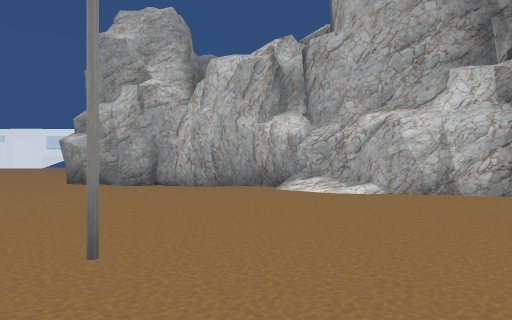
view 1 (above)

24 first-person views from a walk through a Unity game level. The camera is 1.2 m above the floor, looks level and sees 70° across. Doors are open. The floor is counted in squares, 2 m on a side. Each view is taken from the middle of a square. On the plan, view 1 faces up. The plan holds only what a view shows up to about 10 squares ahead; the rest is blank. The place goes on beyond the plan. The player is left out. Some surface patterns are stand-ins.

view 2
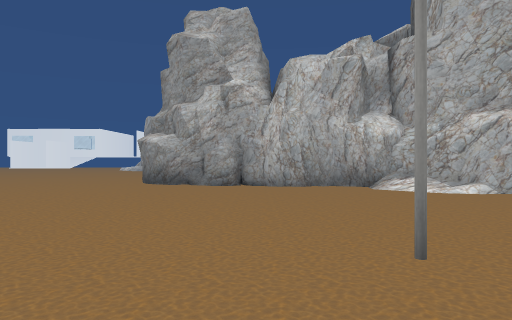

view 3
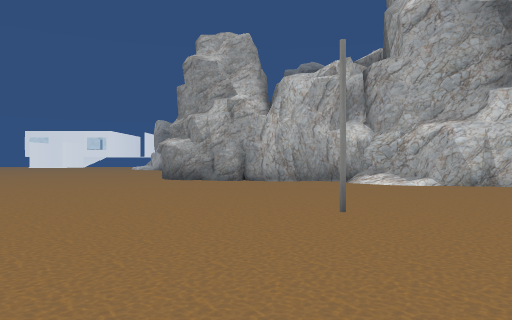

view 4
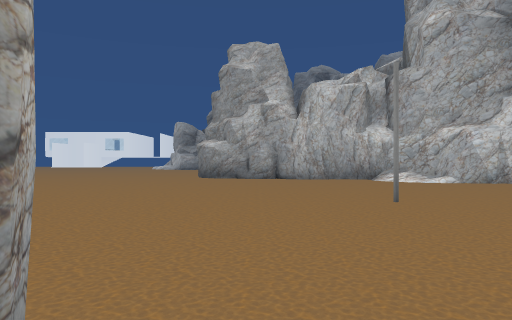

view 5
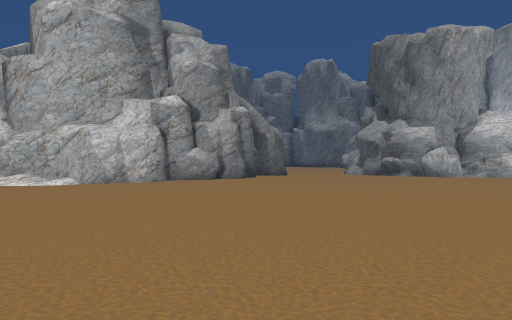

view 6
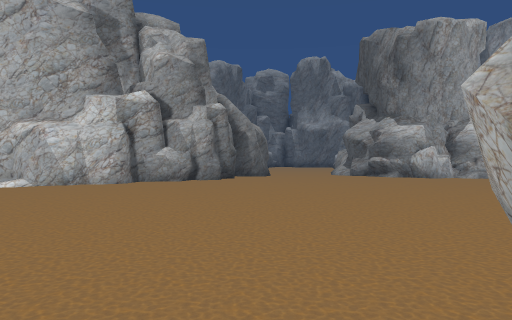

view 7
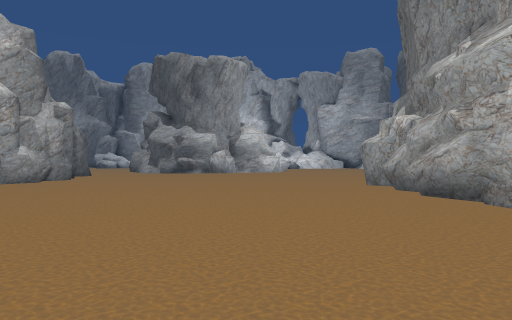

view 8
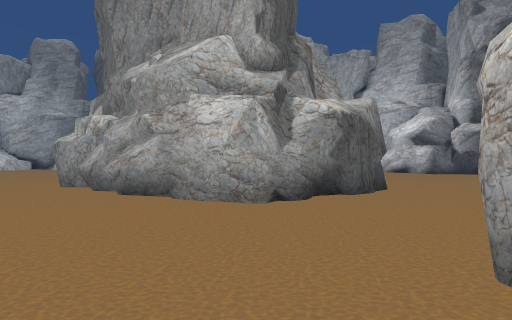

view 9
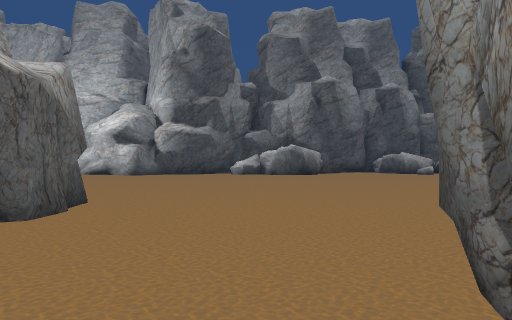

view 10
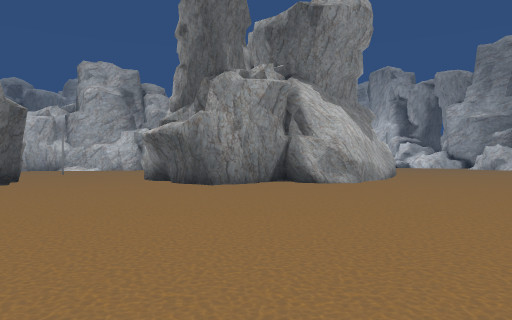

view 11
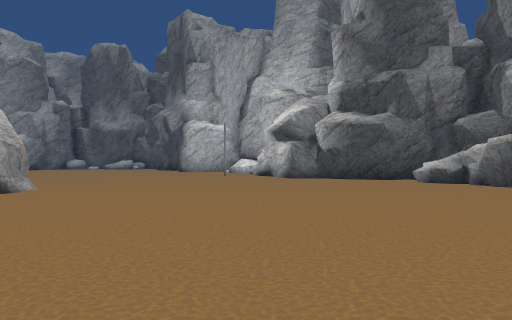

view 12
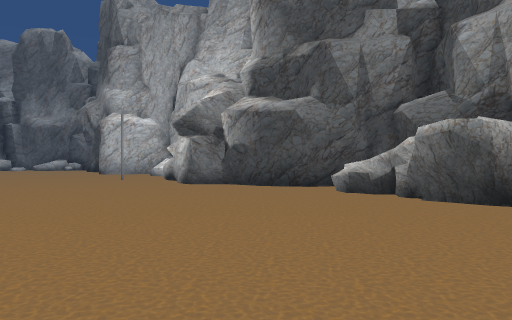

view 13
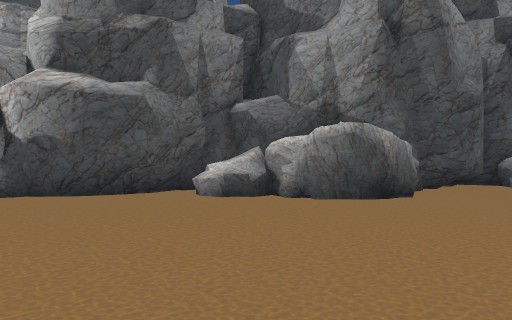

view 14
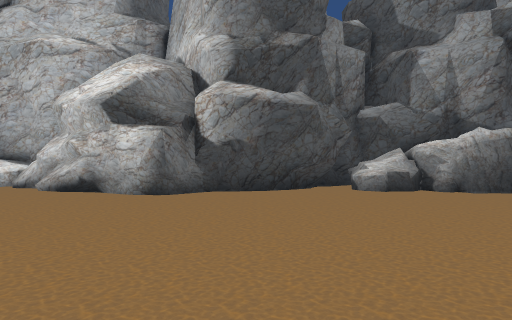

view 15
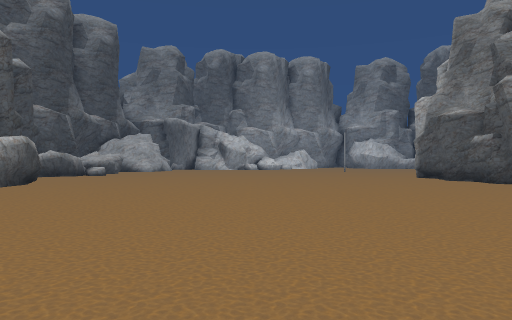

view 16
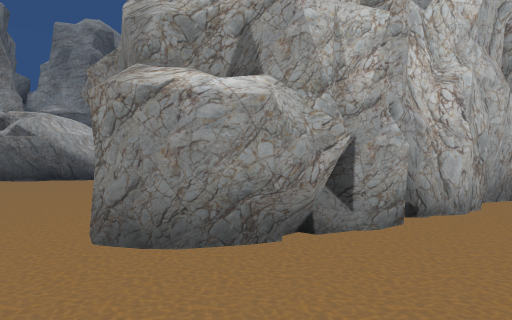

view 17
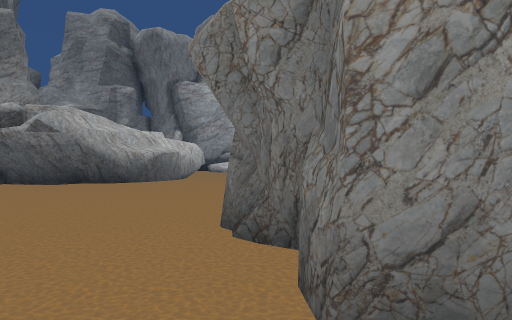

view 18
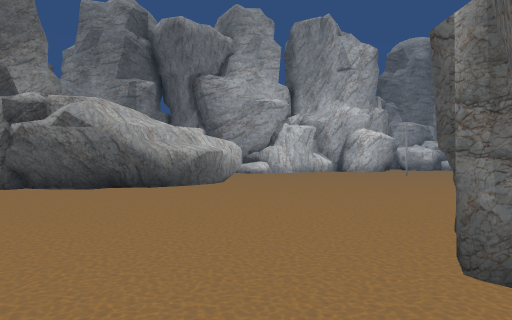

view 19
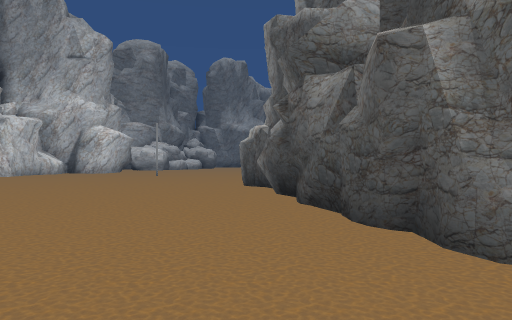

view 20
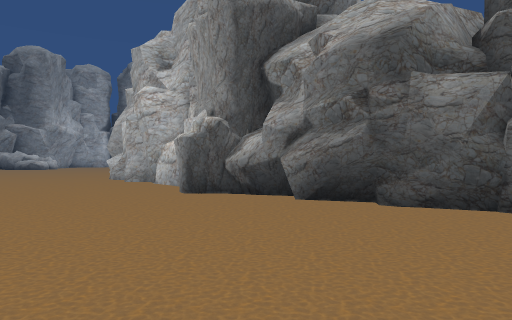

view 21
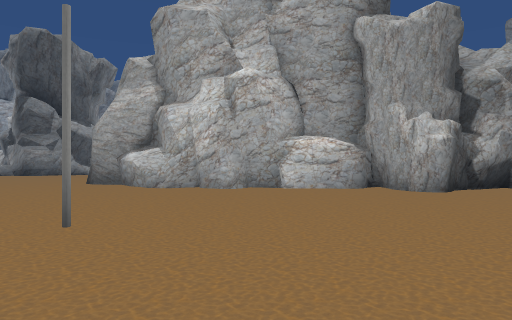

view 22
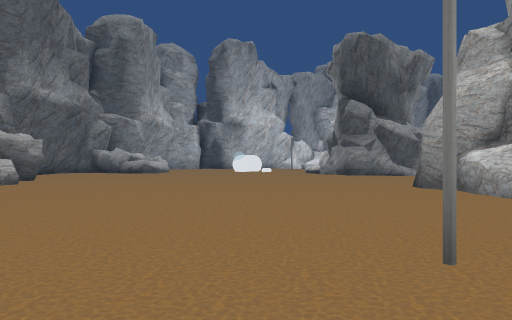

view 23
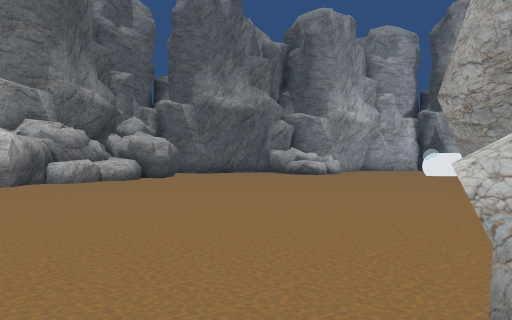

view 24
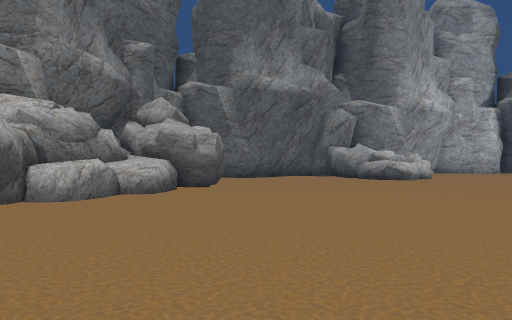

### Floor plan
Key: @ floor where view 1 was taken; # wall or solid block; . floor; / step, stairs or slope; O other object.
Columns run from 6 left of view 1 to 21 right of it. Each row starts with its distance up from view 1.
 20   ##        .        OO
 19  ..#####.........    OO####
 18  ...##................OOOOO
 17  .............O.........OOOO
 16  ........................OO
 15  ...........................
 14 ............................
 13 ........##..................
 12 ...#############............
 11 ..##           ##...........
 10 .##              ...........
  9 ..####             ..... ...
  8 .....####            ...
  7 ........###
  6 ..........###
  5 .............
  4 ..............
  3 ...............
  2 .....O..........
  1 .................
  0  .....@...........
 -1   ................
 -2   #............
 -3   #....###.#..
 -4 ###...##
 -5 #.....#
 -6 ......#
 -7 ......###
 -8 ........##
 -9 .........#
-10 ............
-11 ............
-12 .............
-13 .............
-14 ............
-15 ...........
-16 ...........
-17 .OOOO.####/.
-18 #OOO###  ###O

Positions as (right, up) in squares from view 1, and headings:
1: (0, 0), facing up
2: (-2, 0), facing up
3: (-2, -2), facing up
4: (-3, -3), facing up
5: (-1, -3), facing up-right
6: (0, -3), facing up-right
7: (-4, 0), facing right
8: (-4, 0), facing down-right
9: (-3, -2), facing down
10: (-6, -14), facing up-right
11: (-6, -7), facing down-right
12: (-6, -11), facing down-right
13: (-3, -11), facing down
14: (0, -10), facing down
15: (4, -11), facing left
16: (-6, 7), facing up-right
17: (-6, 9), facing up-right
18: (-6, 11), facing up-right
19: (-6, 13), facing right
20: (-3, 17), facing down-right
21: (6, 20), facing down
22: (7, 19), facing down-right
23: (7, 13), facing right
24: (11, 15), facing right
